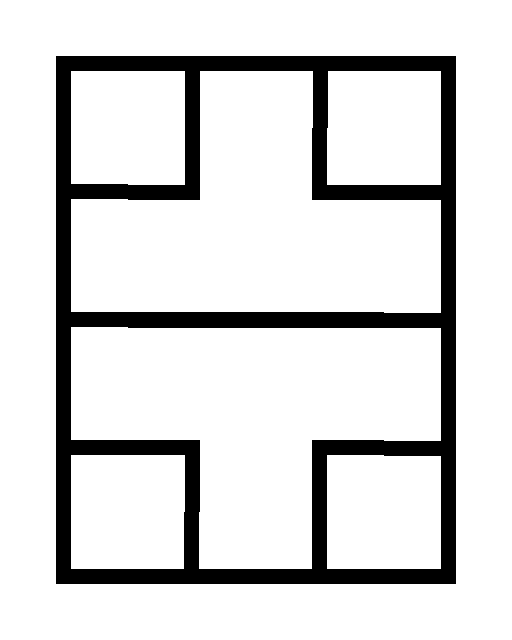

This game map was drawn from its Tiled (.tmx) file and the tilesets committed beside it. A one-line description and the full map source follow:
An orthogonal 4x5 tile map with 128x128 px tiles, 1 tile layer (Tile Layer 1).

<map version="1.2" tiledversion="1.3.4" orientation="orthogonal" renderorder="right-down" width="4" height="5" tilewidth="128" tileheight="128" infinite="0" nextlayerid="2" nextobjectid="1">
 <tileset firstgid="1" name="g1" tilewidth="128" tileheight="128" tilecount="15" columns="0">
  <grid orientation="orthogonal" width="1" height="1" />
  <tile id="0">
   <image width="128" height="128" source="tileset/0.bmp" />
  </tile>
  <tile id="1">
   <image width="128" height="128" source="tileset/1.bmp" />
  </tile>
  <tile id="2">
   <image width="128" height="128" source="tileset/2.bmp" />
  </tile>
  <tile id="3">
   <image width="128" height="128" source="tileset/3.bmp" />
  </tile>
  <tile id="4">
   <image width="128" height="128" source="tileset/4.bmp" />
  </tile>
  <tile id="5">
   <image width="128" height="128" source="tileset/5.bmp" />
  </tile>
  <tile id="6">
   <image width="128" height="128" source="tileset/6.bmp" />
  </tile>
  <tile id="7">
   <image width="128" height="128" source="tileset/7.bmp" />
  </tile>
  <tile id="8">
   <image width="128" height="128" source="tileset/8.bmp" />
  </tile>
  <tile id="9">
   <image width="128" height="128" source="tileset/9.bmp" />
  </tile>
  <tile id="10">
   <image width="128" height="128" source="tileset/10.bmp" />
  </tile>
  <tile id="11">
   <image width="128" height="128" source="tileset/11.bmp" />
  </tile>
  <tile id="12">
   <image width="128" height="128" source="tileset/12.bmp" />
  </tile>
  <tile id="13">
   <image width="128" height="128" source="tileset/13.bmp" />
  </tile>
  <tile id="14">
   <image width="128" height="128" source="tileset/14.bmp" />
  </tile>
 </tileset>
 <layer id="1" name="Tile Layer 1" width="4" height="5">
  <data encoding="csv">
8,13,13,9,
12,10,7,14,
12,6,6,14,
12,9,8,14,
7,11,11,10
</data>
 </layer>
</map>
